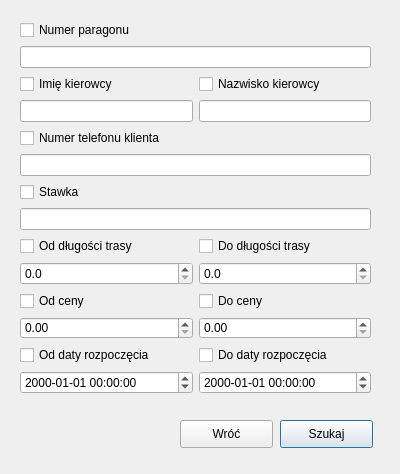
<?xml version="1.0" encoding="UTF-8"?>
<ui version="4.0">
 <class>szukajPrzejazdu</class>
 <widget class="QDialog" name="szukajPrzejazdu">
  <property name="geometry">
   <rect>
    <x>0</x>
    <y>0</y>
    <width>400</width>
    <height>474</height>
   </rect>
  </property>
  <property name="windowTitle">
   <string>Dialog</string>
  </property>
  <widget class="QPushButton" name="szukajButton">
   <property name="geometry">
    <rect>
     <x>280</x>
     <y>420</y>
     <width>93</width>
     <height>28</height>
    </rect>
   </property>
   <property name="text">
    <string>Szukaj</string>
   </property>
  </widget>
  <widget class="QPushButton" name="wrocButton">
   <property name="geometry">
    <rect>
     <x>180</x>
     <y>420</y>
     <width>93</width>
     <height>28</height>
    </rect>
   </property>
   <property name="text">
    <string>Wróć</string>
   </property>
  </widget>
  <widget class="QWidget" name="gridLayoutWidget">
   <property name="geometry">
    <rect>
     <x>20</x>
     <y>20</y>
     <width>351</width>
     <height>374</height>
    </rect>
   </property>
   <layout class="QGridLayout" name="gridLayout">
    <item row="12" column="0">
     <widget class="QCheckBox" name="odDatyRozCB">
      <property name="text">
       <string>Od daty rozpoczęcia</string>
      </property>
     </widget>
    </item>
    <item row="11" column="1">
     <widget class="QDoubleSpinBox" name="docenaDoubleSpinBox">
      <property name="maximum">
       <double>99999.990000000005239</double>
      </property>
     </widget>
    </item>
    <item row="7" column="0" colspan="2">
     <widget class="QLineEdit" name="stawkaLE"/>
    </item>
    <item row="9" column="1">
     <widget class="QDoubleSpinBox" name="dodUgoTrasyDoubleSpinBox_2">
      <property name="decimals">
       <number>1</number>
      </property>
      <property name="maximum">
       <double>10000.000000000000000</double>
      </property>
     </widget>
    </item>
    <item row="0" column="0" colspan="2">
     <widget class="QCheckBox" name="nrParCB">
      <property name="text">
       <string>Numer paragonu</string>
      </property>
     </widget>
    </item>
    <item row="9" column="0">
     <widget class="QDoubleSpinBox" name="dodUgoTrasyDoubleSpinBox">
      <property name="decimals">
       <number>1</number>
      </property>
      <property name="maximum">
       <double>10000.000000000000000</double>
      </property>
     </widget>
    </item>
    <item row="11" column="0">
     <widget class="QDoubleSpinBox" name="odcenaDoubleSpinBox">
      <property name="maximum">
       <double>99999.990000000005239</double>
      </property>
     </widget>
    </item>
    <item row="12" column="1">
     <widget class="QCheckBox" name="doDatyRozCB">
      <property name="text">
       <string>Do daty rozpoczęcia</string>
      </property>
     </widget>
    </item>
    <item row="8" column="0">
     <widget class="QCheckBox" name="odTrasaCB">
      <property name="text">
       <string>Od długości trasy</string>
      </property>
     </widget>
    </item>
    <item row="1" column="0" colspan="2">
     <widget class="QLineEdit" name="nrParLE"/>
    </item>
    <item row="3" column="1">
     <widget class="QLineEdit" name="nazwiskoKierowcyLE"/>
    </item>
    <item row="6" column="0" colspan="2">
     <widget class="QCheckBox" name="stawkaCB">
      <property name="text">
       <string>Stawka</string>
      </property>
     </widget>
    </item>
    <item row="4" column="0" colspan="2">
     <widget class="QCheckBox" name="nrTelCB">
      <property name="text">
       <string>Numer telefonu klienta</string>
      </property>
     </widget>
    </item>
    <item row="5" column="0" colspan="2">
     <widget class="QLineEdit" name="nrTelLE"/>
    </item>
    <item row="10" column="1">
     <widget class="QCheckBox" name="doCenaCB">
      <property name="text">
       <string>Do ceny</string>
      </property>
     </widget>
    </item>
    <item row="2" column="0">
     <widget class="QCheckBox" name="imieKierowcyCB">
      <property name="text">
       <string>Imię kierowcy</string>
      </property>
     </widget>
    </item>
    <item row="8" column="1">
     <widget class="QCheckBox" name="doTrasaCB">
      <property name="text">
       <string>Do długości trasy</string>
      </property>
     </widget>
    </item>
    <item row="2" column="1">
     <widget class="QCheckBox" name="nazwiskoKierowcyCB">
      <property name="text">
       <string>Nazwisko kierowcy</string>
      </property>
     </widget>
    </item>
    <item row="3" column="0">
     <widget class="QLineEdit" name="imieKierowcyLE"/>
    </item>
    <item row="10" column="0">
     <widget class="QCheckBox" name="odCenaCB">
      <property name="text">
       <string>Od ceny</string>
      </property>
     </widget>
    </item>
    <item row="13" column="0">
     <widget class="QDateTimeEdit" name="oddataRozpoczeciaDateTimeEdit">
      <property name="displayFormat">
       <string>yyyy-MM-dd HH:mm:ss</string>
      </property>
     </widget>
    </item>
    <item row="13" column="1">
     <widget class="QDateTimeEdit" name="oddataRozpoczeciaDateTimeEdit_2">
      <property name="displayFormat">
       <string>yyyy-MM-dd HH:mm:ss</string>
      </property>
     </widget>
    </item>
   </layout>
  </widget>
 </widget>
 <resources/>
 <connections/>
</ui>
